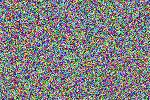
#> input picture tests/test_enhanced/diagnostic_test.jpg, 150 x 100 px
$ python -i watershed_segmentation.py   (imports and definitions only)   (older library calls are emulated)
#> lines starting #> are read from the running program, lines starting #| are printed output that depends on the picture
"""
Watershed图像分割算法实现
基于分水岭变换的图像分割，用于与MST算法进行对比
"""

import numpy as np
import cv2
from scipy import ndimage
from skimage import segmentation, feature, filters, morphology
from skimage.segmentation import watershed
from typing import Dict, Optional, Tuple, Any, Callable
import time

# Try different import paths for peak_local_maxima
try:
    from skimage.feature.peak import peak_local_maxima
except ImportError:
    try:
        from skimage.feature import peak_local_maxima
    except ImportError:
        # Fallback implementation if peak_local_maxima is not available
        # [16 lines left out: function peak_local_maxima, not called in this run]

from data_structures.segmentation_result import SegmentationResult


class WatershedSegmentation:
    """
    Watershed分割算法实现

    基于分水岭变换的图像分割算法，通过模拟水流填充过程来分割图像。
    算法步骤：
    1. 预处理：去噪、增强对比度
    2. 梯度计算：计算图像梯度作为地形图
    3. 标记点检测：找到局部最小值作为种子点
    4. 分水岭变换：模拟水流填充过程
    5. 后处理：合并小区域、优化边界
    """

    def __init__(self,
                 min_distance: int = 20,
                 compactness: float = 0.001,
                 watershed_line: bool = True):
        """
        初始化Watershed分割器

        Args:
            min_distance: 局部最大值之间的最小距离
            compactness: 分水岭的紧凑性参数
            watershed_line: 是否在分割边界添加分水岭线
        """
        self.min_distance = min_distance
        self.compactness = compactness
        self.watershed_line = watershed_line

        # 统计信息
        self.processing_stats = {
            'preprocessing_time': 0.0,
            'gradient_time': 0.0,
            'markers_time': 0.0,
            'watershed_time': 0.0,
            'postprocessing_time': 0.0,
            'total_time': 0.0
        }

    def segment(self,
                image: np.ndarray,
                markers: Optional[np.ndarray] = None,
                progress_callback: Optional[Callable] = None) -> Dict[str, Any]:
        """
        执行Watershed分割

        Args:
            image: 输入图像 (H, W, 3) 或 (H, W)
            markers: 可选的标记图像，如果为None则自动生成
            progress_callback: 进度回调函数

        Returns:
            包含分割结果的字典
        """
        start_time = time.time()

        try:
            # 确保图像格式正确
            if len(image.shape) == 3:
                # 转换为灰度图像
                if image.shape[2] == 3:
                    gray_image = cv2.cvtColor(image, cv2.COLOR_RGB2GRAY)
                else:
                    gray_image = image[:, :, 0]
            else:
                gray_image = image.copy()

            height, width = gray_image.shape
#> height = 100; width = 150
            self._safe_progress_callback(progress_callback, "开始Watershed分割...", 0.0)

            # 1. 预处理
            self._safe_progress_callback(progress_callback, "图像预处理...", 0.1)
            preprocessed = self._preprocess_image(gray_image)

            # 2. 计算梯度
            self._safe_progress_callback(progress_callback, "计算图像梯度...", 0.3)
            gradient = self._compute_gradient(preprocessed)

            # 3. 生成或处理标记点
            self._safe_progress_callback(progress_callback, "检测标记点...", 0.5)
            if markers is None:
                markers = self._generate_markers(preprocessed, gradient)
            else:
                markers = self._process_markers(markers)

            # 4. 执行分水岭变换
            self._safe_progress_callback(progress_callback, "执行分水岭变换...", 0.7)
            labels = self._apply_watershed(gradient, markers)

            # 5. 后处理
            self._safe_progress_callback(progress_callback, "后处理优化...", 0.9)
            final_labels = self._postprocess_labels(labels, preprocessed)

            # 计算统计信息
            self.processing_stats['total_time'] = time.time() - start_time

            # 创建分割结果
            result = SegmentationResult(
                label_map=final_labels,
                original_image=image,
                algorithm_name="Watershed",
                parameters={
                    'min_distance': self.min_distance,
                    'compactness': self.compactness,
                    'watershed_line': self.watershed_line
                }
            )

            self._safe_progress_callback(progress_callback, "Watershed分割完成", 1.0)

            return {
                'label_map': final_labels,
                'segmentation_result': result,
                'statistics': result.statistics,
                'processing_stats': self.processing_stats.copy(),
                'algorithm': 'Watershed'
            }

        except Exception as e:
            error_msg = f"Watershed分割过程中发生错误: {str(e)}"
            self._safe_progress_callback(progress_callback, error_msg, -1)
            raise RuntimeError(error_msg) from e

    def _preprocess_image(self, image: np.ndarray) -> np.ndarray:
        """预处理图像"""
        start_time = time.time()

        # 去噪
        denoised = cv2.bilateralFilter(image, 9, 75, 75)
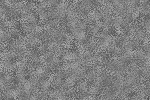
#> denoised: shape (100, 150); min 75, max 185, mean 127.3

        # 增强对比度
        clahe = cv2.createCLAHE(clipLimit=2.0, tileGridSize=(8, 8))
        enhanced = clahe.apply(denoised)
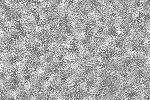
#> enhanced: shape (100, 150); min 79, max 255, mean 168.9

        self.processing_stats['preprocessing_time'] = time.time() - start_time
        return enhanced

    def _compute_gradient(self, image: np.ndarray) -> np.ndarray:
        """计算图像梯度"""
        start_time = time.time()

        # 使用Sobel算子计算梯度
        grad_x = cv2.Sobel(image, cv2.CV_64F, 1, 0, ksize=3)
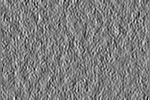
#> grad_x: shape (100, 150) float64; min -478, max 490, mean -0.3; drawn with min black and max white
        grad_y = cv2.Sobel(image, cv2.CV_64F, 0, 1, ksize=3)
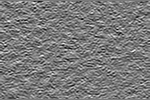
#> grad_y: shape (100, 150) float64; min -446, max 480, mean 0; drawn with min black and max white
        gradient = np.sqrt(grad_x**2 + grad_y**2)
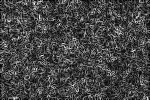
#> gradient: shape (100, 150) float64; min 0, max 529, mean 145; drawn with min black and max white

        # 归一化到0-255范围
        gradient = ((gradient - gradient.min()) /
                   (gradient.max() - gradient.min()) * 255).astype(np.uint8)

        self.processing_stats['gradient_time'] = time.time() - start_time
        return gradient

    def _generate_markers(self, image: np.ndarray, gradient: np.ndarray) -> np.ndarray:
        """自动生成标记点"""
        start_time = time.time()

        # 使用形态学操作找到局部最小值
        # 1. 计算距离变换
        binary = cv2.threshold(image, 0, 255, cv2.THRESH_BINARY + cv2.THRESH_OTSU)[1]
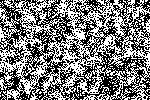
#> binary: shape (100, 150); 48.9% white in thin lines or dots
        distance = ndimage.distance_transform_edt(binary)
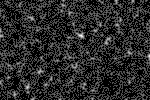
#> distance: shape (100, 150) float64; min 0, max 3.16, mean 0.521; drawn with min black and max white

        # 2. 找到局部最大值作为种子点
#> (the run stopped early here; a loop or call above may not have finished)

$ run again, on tests/test_enhanced/rgb_test.jpg
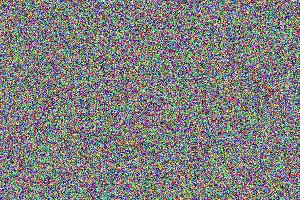
#> input picture tests/test_enhanced/rgb_test.jpg, 300 x 200 px
#> in _generate_markers, `binary = cv2.threshold(image, 0, 255, cv2.THRESH_BINARY + cv2.THRESH_O..`:
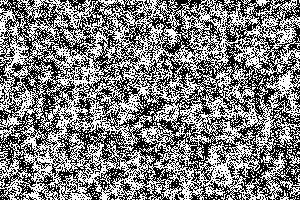
#> binary: shape (200, 300); 50% white in thin lines or dots
#> in _generate_markers, `distance = ndimage.distance_transform_edt(binary)`:
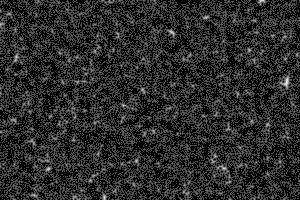
#> distance: shape (200, 300) float64; min 0, max 3.61, mean 0.536; drawn with min black and max white
